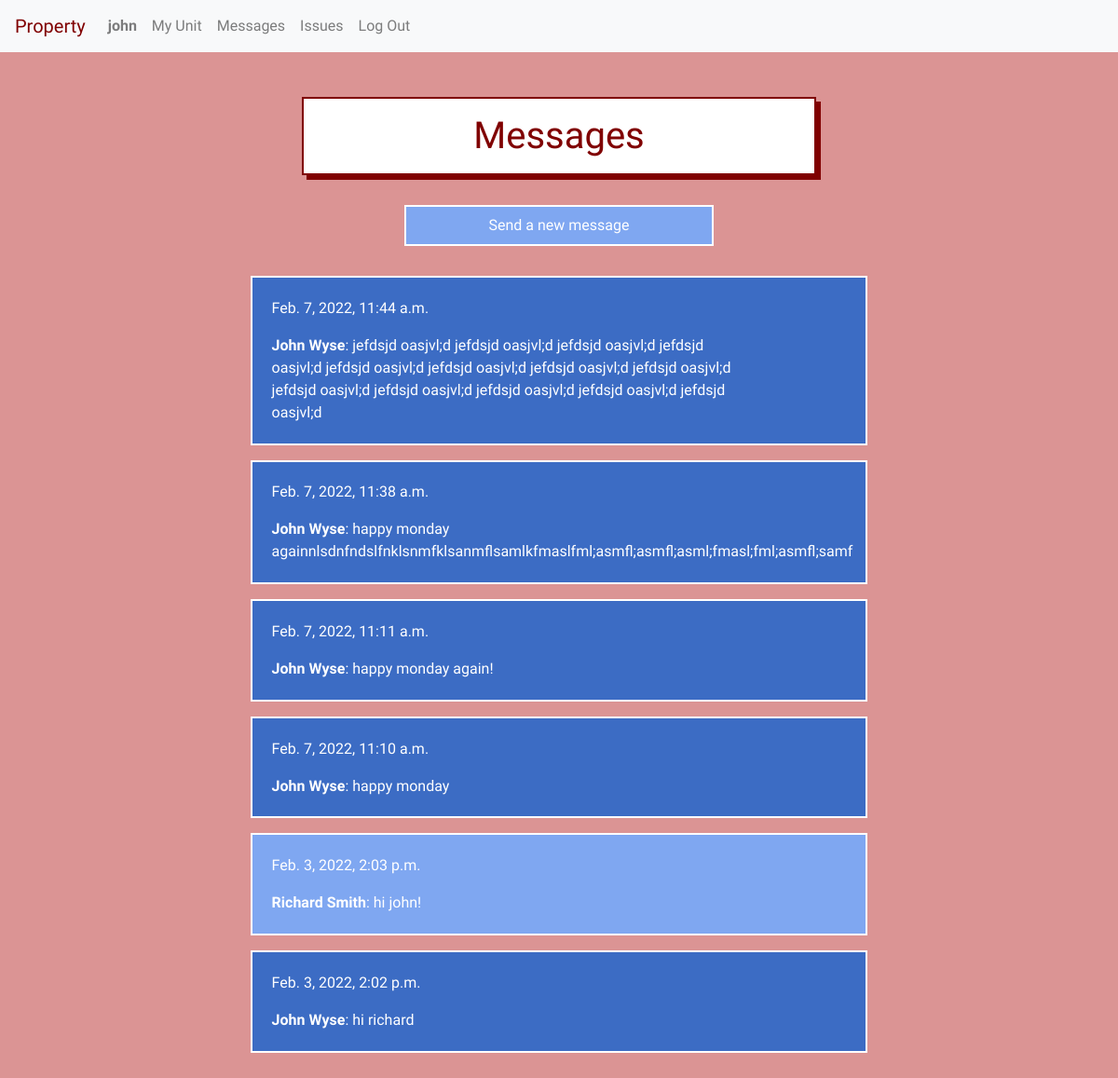
The app's page /messages (signed in), older data.
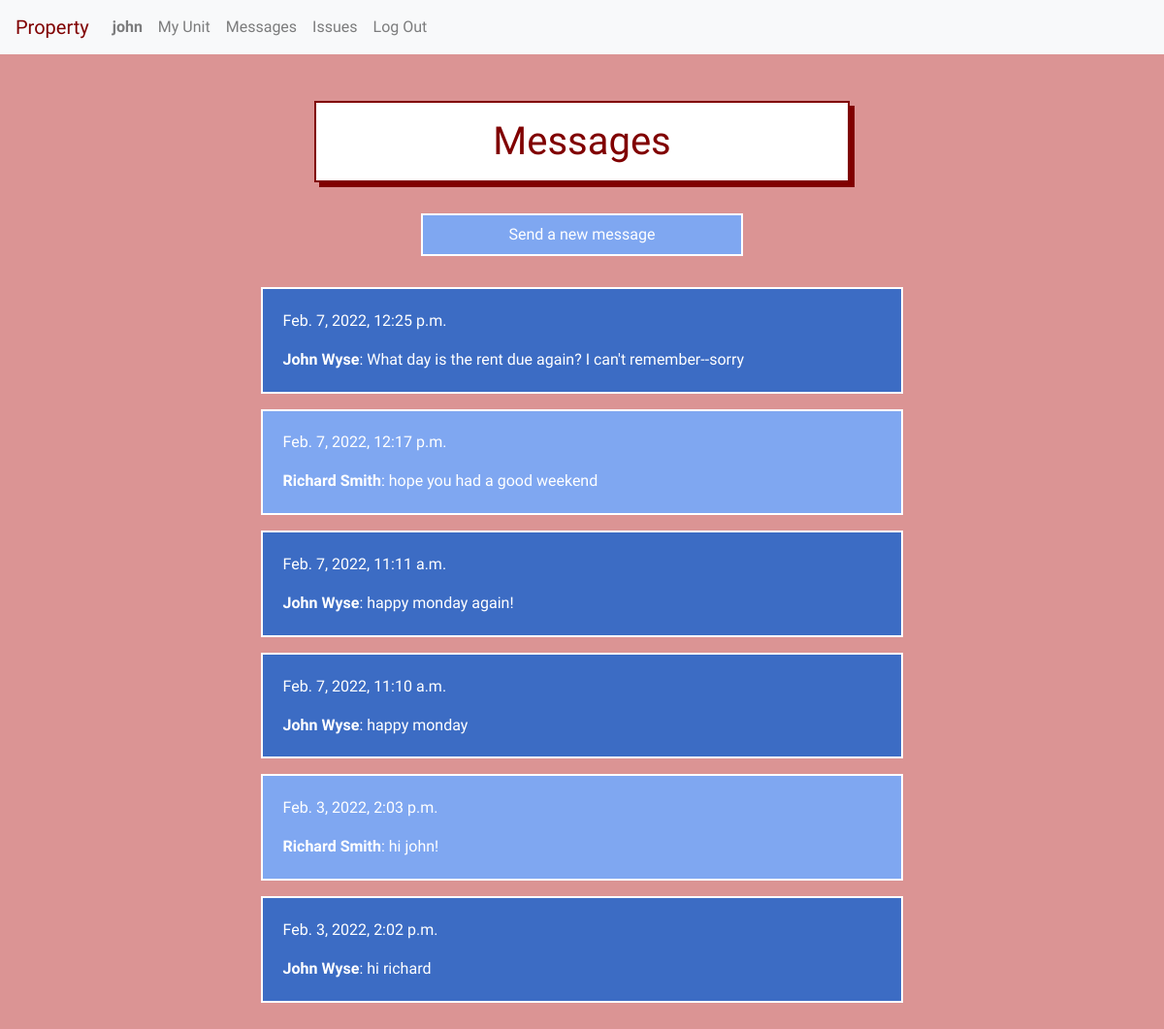
The same page, newer data.
### property/models.py (models this page shows, shortened)
class User(AbstractUser):
    tenant = models.BooleanField(default=True)
    manager = models.BooleanField(default=False)

class Message(models.Model):
    sender = models.ForeignKey(User, on_delete=models.CASCADE, related_name="senders")
    recipient = models.ForeignKey(User, on_delete=models.CASCADE, related_name="recipients")
    timestamp = models.DateTimeField(default=timezone.now)
    image = models.URLField(blank=True, default='', max_length=1000)
    text = models.TextField(max_length=1000, default=" ", null=False, blank=False)
    read = models.BooleanField(default=False)
    def __str__(self):
        return f"Message #{self.id} to {self.recipient} from {self.sender}"

### property/views.py (the view)
# urls.py: path("messages", views.messages, name="messages"),
def messages(request):
    if request.method == "GET":
        user = User.objects.get(username=request.user)
        if user.tenant == True:
            messages = Message.objects.filter(sender=user).values_list('id') | Message.objects.filter(recipient=user).values_list('id')
            ordered_messages = Message.objects.filter(id__in=messages).order_by('-timestamp')
            print(ordered_messages)
            return render(request, 'property/messages.html', {
                "messages": ordered_messages
            })
        else:
            return render(request, 'property/messages.html')
    else:
        return render(request, 'property/error.html')

### property/templates/property/messages.html (shortened to what this page needs)
{% extends "property/layout.html" %}
{% block body %}
<h1>Messages</h1>
{% if user.tenant %}
    <button onclick="show_send_message_form_block()" class="send_a_message">Send a new message</button>
    {% for message in messages %}
    <div class="listed-item-messages-{{message.sender.tenant}}">
        <div class="original_message_content">
            <p class="timestamp">{{ message.timestamp }}</p>
            <p id="original_content_{{message.id}}"><strong>{{ message.sender.first_name }} {{ message.sender.last_name }}</strong>: {{ message.text }}</p>
        </div>
    </div>
    {% endfor %}
{% else %}
Todo: make manager message links
{% endif %}
{% endblock %}

### property/templates/property/layout.html (shortened to what this page needs)
{% load static %}
<!DOCTYPE html>
<html lang="en">
    <head>
        <link rel="stylesheet" href="https://stackpath.bootstrapcdn.com/bootstrap/4.3.1/css/bootstrap.min.css">
        <link href="{% static 'property/styles.css' %}" rel="stylesheet">
    </head>
    <body>
        {% if user.is_authenticated %}
        <nav class="navbar sticky-top navbar-expand-lg navbar-light bg-light">
            <a class="navbar-brand">Property</a>
            <div class="collapse navbar-collapse" id="navbarTogglerDemo02">
              <ul class="navbar-nav mr-auto mt-2 mt-lg-0">
                <li class="nav-item">
                    <a class="nav-link" href="{% url 'profile' %}"><strong>{{ user.username }}</strong></a>
                </li>
                {% if user.tenant %}
                <li class="nav-item">
                    <a class="nav-link" href="{% url 'index' %}">My Unit</a>
                </li>
                {% endif %}
                <li class="nav-item">
                    <a class="nav-link" href="{% url 'messages' %}">Messages</a>
                </li>
                <li class="nav-item">
                    <a class="nav-link" href="{% url 'issues' %}">Issues</a>
                </li>
                <li class="nav-item">
                    <a class="nav-link" href="{% url 'logout' %}">Log Out</a>
                </li>
              </ul>
            </div>
          </nav>
        {% endif %}
        <div class="body">
        {% block body %}
        {% endblock %}
        </div>
    </body>
</html>

### property/static/property/styles.css (style rules this page uses)
:root { --blue: rgb(60, 108, 196); --lightblue: rgb(127, 167, 241); }
body { background-color: rgb(219, 148, 148); color: maroon; font-family: 'Yusei Magic', sans-serif; }
.body { padding: 3rem; text-align: center; }
h1 { padding: 1rem; margin-bottom: 1rem; margin: auto; text-align: center; border: maroon solid 2px; background-color: white; color: maroon; display: block; box-shadow: 5px 5px; width: 50%; min-width: 350px; }
.listed-item-messages-True { padding: .3rem; margin: auto; width: 60%; min-width: 300px; margin-bottom: 1rem; text-align: center; border: white solid 2px; background-color: var(--blue); color: white; display: block; }
.listed-item-messages-False { padding: .3rem; margin: auto; width: 60%; min-width: 300px; margin-bottom: 1rem; text-align: center; border: white solid 2px; background-color: var(--lightblue); color: white; display: block; }
.send_a_message { padding: 0.5rem; margin: auto; width: 30%; min-width: 200px; margin-bottom: 2rem; margin-top: 2rem; text-align: center; border: white solid 2px; background-color: var(--lightblue); color: white; }
.edit_message, .original_message_content { width: 80%; min-width: 250px; text-align: left; margin: 1rem; }

Row changes from the older to the newer data that the page shows:
removed Message: timestamp "Feb. 7, 2022, 11:44 a.m.", sender.first_name "John", sender.last_name "Wyse", text "jefdsjd oasjvl;d jefdsjd oasjvl;d jefdsjd oasjvl;d jefdsjd oasjvl;d jefdsjd oasjvl;d jefdsjd oasjvl;d jefdsjd oasjvl;d jefdsjd oasjvl;d jefdsjd oasjvl;d jefdsjd oasjvl;d jefdsjd oasjvl;d jefdsjd oasjvl;d jefdsjd oasjvl;d"
removed Message: timestamp "Feb. 7, 2022, 11:38 a.m.", sender.first_name "John", sender.last_name "Wyse", text "happy monday againnlsdnfndslfnklsnmfklsanmflsamlkfmaslfml;asmfl;asmfl;asml;fmasl;fml;asmfl;samf"
added Message: timestamp "Feb. 7, 2022, 12:25 p.m.", sender.first_name "John", sender.last_name "Wyse", text "What day is the rent due again? I can't remember--sorry"
added Message: timestamp "Feb. 7, 2022, 12:17 p.m.", sender.first_name "Richard", sender.last_name "Smith", text "hope you had a good weekend"
